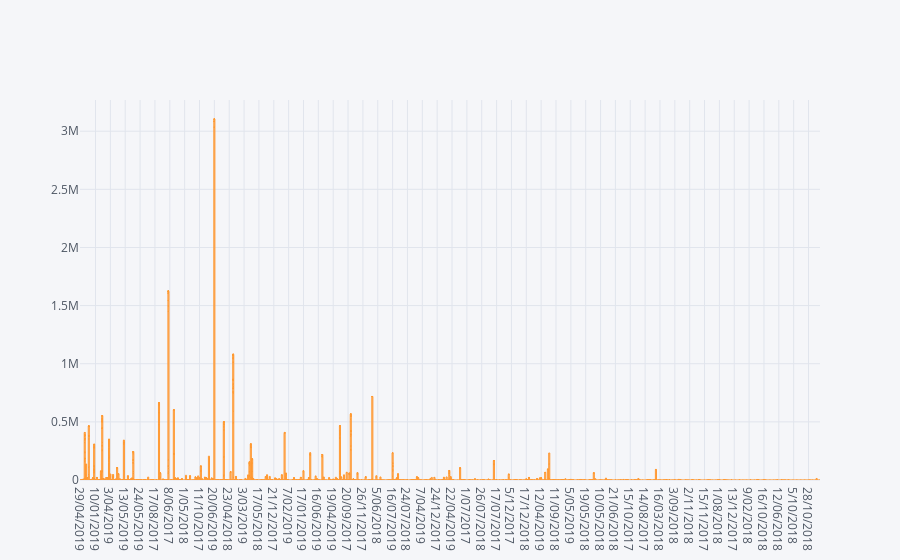

Notebook cell for this chart:
### Code cell
df1.iplot(kind='bar',y='Total Users',x='Current Version Release Date')

### Figure 1 — Plotly figure (JSON) as saved in the notebook; plotly's stock layout.template omitted (floating-point values rounded to 4 significant figures; data arrays with more than 128 entries replaced by an {"elided": "..."} marker saying what was removed)
{"data": [{"marker": {"color": "rgba(255, 153, 51, 0.6)", "line": {"color": "rgba(255, 153, 51, 1.0)", "width": 1}}, "name": "Total Users", "orientation": "v", "text": "", "type": "bar", "uid": "e7e982c9-f0f9-44e6-a42e-e75eddc2f2af", "x": {"elided": "1935 str values"}, "y": {"elided": "1935 int values"}}], "layout": {"legend": {"bgcolor": "#F5F6F9", "font": {"color": "#4D5663"}}, "paper_bgcolor": "#F5F6F9", "plot_bgcolor": "#F5F6F9", "title": {"font": {"color": "#4D5663"}}, "xaxis": {"gridcolor": "#E1E5ED", "showgrid": true, "tickfont": {"color": "#4D5663"}, "title": {"font": {"color": "#4D5663"}, "text": ""}, "zerolinecolor": "#E1E5ED"}, "yaxis": {"gridcolor": "#E1E5ED", "showgrid": true, "tickfont": {"color": "#4D5663"}, "title": {"font": {"color": "#4D5663"}, "text": ""}, "zerolinecolor": "#E1E5ED"}}}
